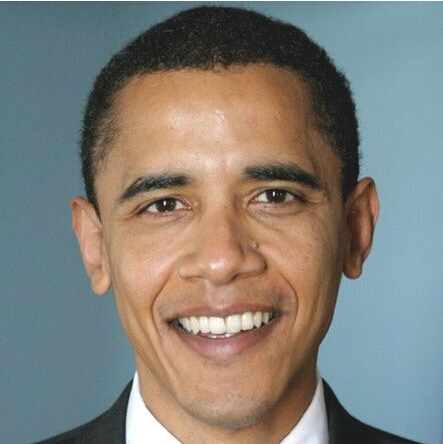
%> input picture 11.jpg, 443 x 444 px
$ octave hybrid_image_starter.m   (GNU Octave 9; MATLAB toolbox functions it lacks are replaced by stand-ins)
%> lines starting %> are read from the running program, lines starting %| are printed output that depends on the picture
### align_images.m
function [im1, im2] = align_images(im1, im2)
% Aligns im1 and im2 (translation, scale, rotation) after getting two pairs
% of points from the user.  In the output of im1 and im2, the two pairs of
% points will have approximately the same coordinates.

% get image sizes
[h1, w1, b1] = size(im1);
[h2, w2, b2] = size(im2);

% displays image
figure(1), hold off, imagesc(im1), axis image, colormap default

% gets two points from the user
disp('Select two points from each image define rotation, scale, translation')
[x1, y1] = ginput(2);
cx1 = mean(x1); cy1 = mean(y1);
figure(1), hold off, imagesc(im2), axis image
[x2, y2] = ginput(2);
cx2 = mean(x2); cy2 = mean(y2);


% translate first so that center of ref points is center of image
tx = round((w1/2-cx1)*2);
if tx > 0,  im1 = padarray(im1, [0 tx], 'pre');
else        im1 = padarray(im1, [0 -tx], 'post');
end
ty = round((h1/2-cy1)*2);
if ty > 0,  im1 = padarray(im1, [ty 0], 'pre');
else        im1 = padarray(im1, [-ty 0], 'post');
end
tx = round((w2/2-cx2)*2) ;
if tx > 0,  im2 = padarray(im2, [0 tx], 'pre');
else        im2 = padarray(im2, [0 -tx], 'post');
end
ty = round((h2/2-cy2)*2);
if ty > 0,  im2 = padarray(im2, [ty 0], 'pre');
else        im2 = padarray(im2, [-ty 0], 'post');
end

% downscale larger image so that lengths between ref points are the same
len1 = sqrt((y1(2)-y1(1)).^2+(x1(2)-x1(1)).^2);
len2 = sqrt((y2(2)-y2(1)).^2+(x2(2)-x2(1)).^2);
dscale = len2 ./ len1;
if dscale < 1
    im1 = imresize(im1, dscale, 'bilinear');
else
    im2 = imresize(im2, 1./dscale, 'bilinear');
end


% rotate im1 so that angle between points is the same
theta1 = atan2(-(y1(2)-y1(1)), x1(2)-x1(1)); % in matlab, y==1 is at the top of the N x M image, and y==N is at the bottom
theta2 = atan2(-(y2(2)-y2(1)), x2(2)-x2(1));
dtheta = theta2-theta1;
im1 = imrotate(im1, dtheta*180/pi, 'bilinear'); % imrotate uses degree units

% Crop images (on both sides of border) to be same height and width
[h1, w1, b1] = size(im1);
[h2, w2, b2] = size(im2);

minw = min(w1, w2);
brd = (max(w1, w2)-minw)/2;
if minw == w1 % crop w2
    im2 = im2(:, (ceil(brd)+1):end-floor(brd), :);
    tx = tx-ceil(brd);
else
    im1 = im1(:, (ceil(brd)+1):end-floor(brd), :);
    tx = tx+ceil(brd);
end

minh = min(h1, h2);
brd = (max(h1, h2)-minh)/2;
if minh == h1 % crop w2
    im2 = im2((ceil(brd)+1):end-floor(brd), :, :);
    ty = ty-ceil(brd);
else
    im1 = im1((ceil(brd)+1):end-floor(brd), :, :);
    ty = ty+ceil(brd);
end

figure(1), hold off, imagesc(im1), axis image, colormap default
figure(2), hold off, imagesc(im2), axis image, colormap default
close(figure(1));
close(figure(2));

### hybrid_image_starter.m
close all; % closes all figures

% read images and convert to single format
im1 = im2single(imread('11.jpg'));
im2 = im2single(imread('12.jpg'));
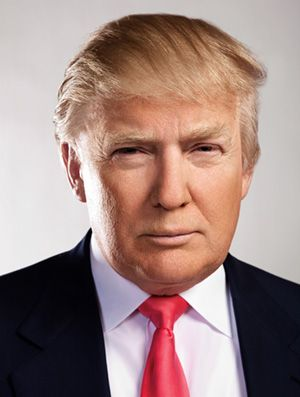
%> input picture 12.jpg, 300 x 397 px
im1 = rgb2gray(im1); % convert to grayscale
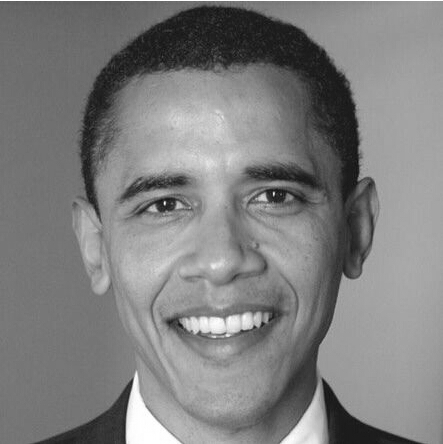
%> im1: size 444x443 single; min 0.0547, max 1, mean 0.5
im2 = rgb2gray(im2);
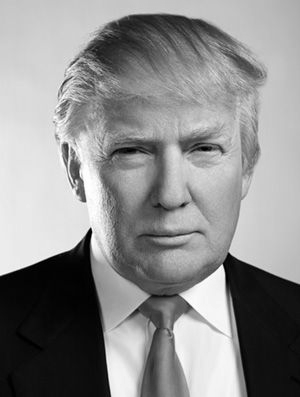
%> im2: size 397x300 single; min 0, max 1, mean 0.557
imshow(im1);
% use this if you want to align the two images (e.g., by the eyes) and crop
% them to be of same size
[im2, im1] = align_images(im2, im1);
%> in align_images, `colormap default`:
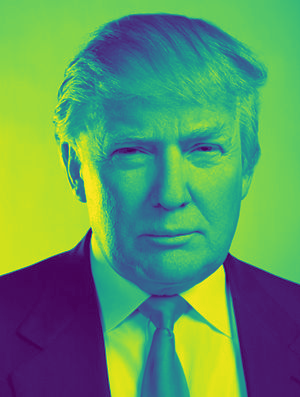
%> displayed picture: size 397x300x3, on the screen's scale of 0 to 255; mean R, G, B 93.1, 149.6, 98.9
%> the run ends on the next line
